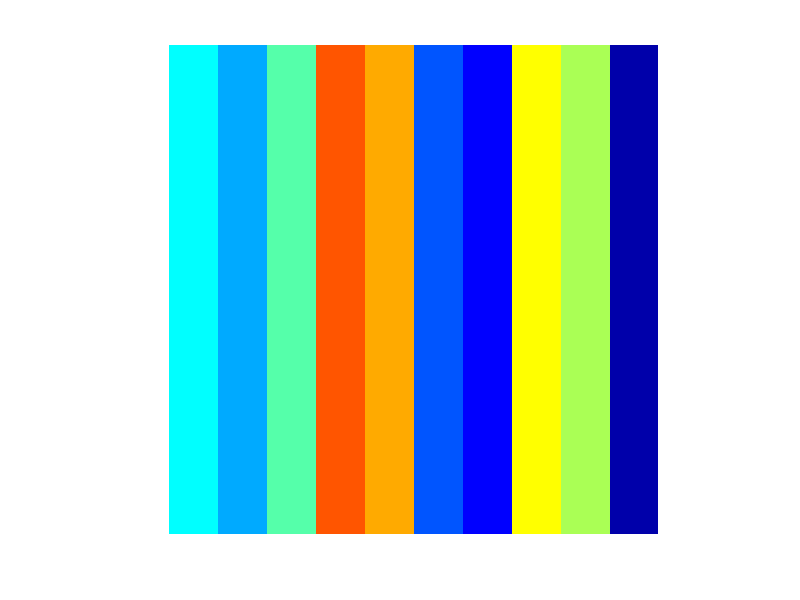

Recreate this plot in MATLAB. (Note: this script raises an error after producing the figure.)
%% This is a tutorial for the Remote Data Toolbox object-oriented API.
%
% This script shows how you might generate some data as part of a project
% and publish that data as an artifact to the project's remote data
% repository.
%
% This script uses a JSON file to configure a Remote Data Toolbox client
% object with things like the Url of the project's remote repository.  This
% simplifies various calls to the Remote Data Toolbox functions.
%
% You probably don't want to store your project's repository credentials in
% a JSON file, because others would be able to read it.  So before
% publishing data, this script will prompt you to enter a password into a
% dialog window.  For this demo, use the user name "test" and password
% "test123".
%
% See also rdtExampleReadData
%
% Copyright (c) 2015 RemoteDataToolbox Team

clear;
clc;

%% Generate an image.

% generate some random data and save it as an image.
row = 1 + floor((0:499) / 50);
indexes = repmat(row, 500, 1);
colors = jet(10);
colors = colors(randperm(10), :);
imageData = colors(indexes, :);
imageData = reshape(imageData, 500, 500, 3);
imageFile = fullfile(tempdir(), 'demo-image.png');
imwrite(imageData, imageFile, 'png');

% view the image
imshow(imageFile)

%% Create a client object with project configuration and credentials.
client = RdtClient('brainard-archiva');
client.credentialsDialog();

%% Publish the image as an artifact.

% change to the "remote path" where we want to publish the artifact
client.crp('project-demo');

% each artifact must have a version, the default is version '1'
version = '42';

% supply the configuration, which now contains publishing credentials
artifact = client.publishArtifact(imageFile, ...
    'version', version, ...
    'description', 'This is a test image with random-colored vertical stripes.', ...
    'name', 'Dr. Stripes');

%% See metadata about the new artifact!
disp(artifact)

%% Visit the new artifact on the web!

% From the directory listing, click on png file and check that the image in
% the brwoser matches the image in the Matlab figure.
client.openBrowser(artifact);
